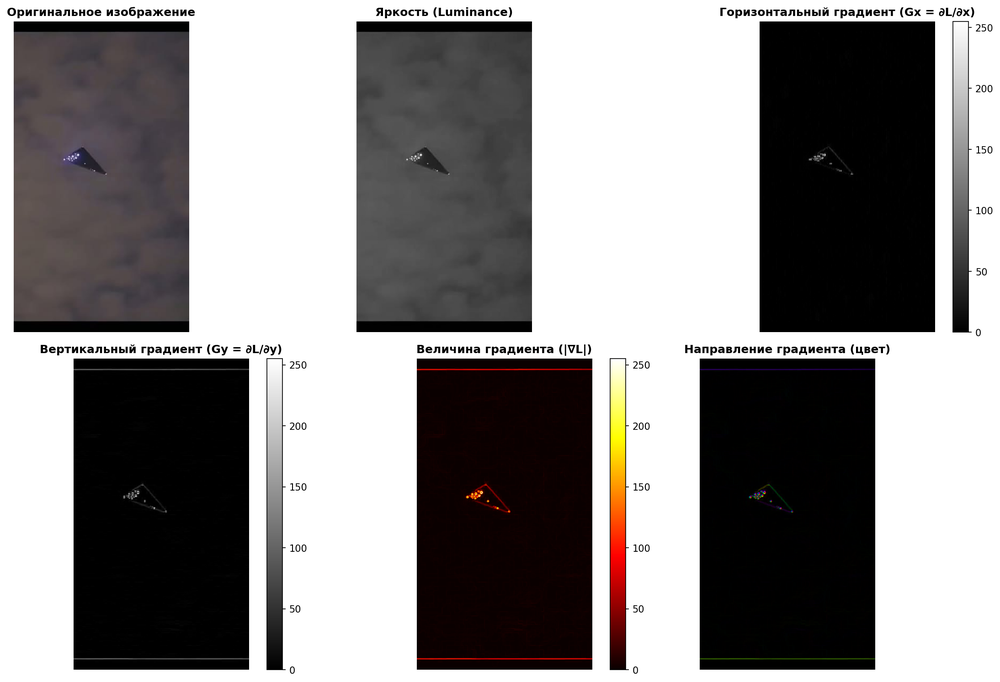
#> input picture gradient_analysis_visualization.png, 1000 x 682 px, shrunk from 2188 x 1493 before the run; its folder holds only this picture in this run
$ python visualize_gradients.py gradient_analysis_visualization.png   (older library calls are emulated)
#> lines starting #> are read from the running program, lines starting #| are printed output that depends on the picture
### face_real_fake_detector.py
"""
Face Real/Fake Detection using Gradient and Covariance Matrix Analysis

This program implements the method described in task.md to detect if a face
in an image is real or AI-generated/fake by analyzing gradient patterns
and covariance matrices.
"""

import cv2
import numpy as np
from sklearn.ensemble import RandomForestClassifier
from sklearn.model_selection import train_test_split
from sklearn.preprocessing import StandardScaler
import os
import argparse
from pathlib import Path


class FaceRealFakeDetector:
    """Detector for real vs fake faces using gradient covariance analysis."""

    def __init__(self):
        self.classifier = None
        self.scaler = StandardScaler()
        self.face_cascade = cv2.CascadeClassifier(
            cv2.data.haarcascades + 'haarcascade_frontalface_default.xml'
        )

    def rgb_to_luminance(self, image):
        """
        Convert RGB image to luminance (grayscale).

        Formula: L(x,y) = 0.2126*R + 0.7152*G + 0.0722*B
        """
        if len(image.shape) == 3:
            # Convert BGR to RGB if using OpenCV
            if image.shape[2] == 3:
                r, g, b = image[:, :, 2], image[:, :, 1], image[:, :, 0]
            else:
                r, g, b = image[:, :, 0], image[:, :, 1], image[:, :, 2]

            luminance = 0.2126 * r + 0.7152 * g + 0.0722 * b
            return luminance.astype(np.float64)
        else:
            return image.astype(np.float64)

    def compute_gradients(self, luminance):
        """
        Compute horizontal and vertical gradients.

        Returns:
            Gx: horizontal gradient (∂L/∂x)
            Gy: vertical gradient (∂L/∂y)
        """
        # Using Sobel operator for gradient computation
        Gx = cv2.Sobel(luminance, cv2.CV_64F, 1, 0, ksize=3)
        Gy = cv2.Sobel(luminance, cv2.CV_64F, 0, 1, ksize=3)

        return Gx, Gy

    def compute_covariance_matrix(self, Gx, Gy):
        """
        Compute covariance matrix from gradients.

        Steps:
        1. Create matrix M where each row is [Gx(i), Gy(i)] for pixel i
        2. Compute C = (1/N) * M^T * M

        Returns:
            covariance_matrix: 2x2 covariance matrix
            features: extracted features from covariance matrix
        """
        # Flatten gradients
        gx_flat = Gx.flatten()
        gy_flat = Gy.flatten()

        # Create matrix M: N×2 where N is number of pixels
        M = np.column_stack([gx_flat, gy_flat])

        # Remove any NaN or Inf values
        valid_mask = np.isfinite(M).all(axis=1)
        M = M[valid_mask]

        if len(M) == 0:
            return None, None

        # Compute covariance matrix: C = (1/N) * M^T * M
        N = len(M)
        C = (1.0 / N) * M.T @ M

        # Extract features from covariance matrix
        features = self.extract_features(C, M)

        return C, features

    def extract_features(self, C, M):
        """
        Extract statistical features from covariance matrix and gradient data.

        Features include:
        - Eigenvalues of covariance matrix
        - Trace and determinant
        - Gradient statistics
        - Correlation coefficient
        """
        features = []

        # Eigenvalues of covariance matrix
        eigenvals = np.linalg.eigvals(C)
        eigenvals = np.sort(eigenvals)[::-1]  # Sort descending
        features.extend(eigenvals)

        # Trace (sum of diagonal elements)
        trace = np.trace(C)
        features.append(trace)

        # Determinant
        det = np.linalg.det(C)
        features.append(det)

        # Condition number (ratio of largest to smallest eigenvalue)
        if eigenvals[1] > 0:
            condition_num = eigenvals[0] / eigenvals[1]
        else:
            condition_num = 0
        features.append(condition_num)

        # Gradient statistics
        gx_flat = M[:, 0]
        gy_flat = M[:, 1]

        features.append(np.mean(np.abs(gx_flat)))
        features.append(np.mean(np.abs(gy_flat)))
        features.append(np.std(gx_flat))
        features.append(np.std(gy_flat))

        # Correlation coefficient
        if np.std(gx_flat) > 0 and np.std(gy_flat) > 0:
            correlation = np.corrcoef(gx_flat, gy_flat)[0, 1]
        else:
            correlation = 0
        features.append(correlation)

        # Additional gradient magnitude statistics
        gradient_magnitude = np.sqrt(gx_flat**2 + gy_flat**2)
        features.append(np.mean(gradient_magnitude))
        features.append(np.std(gradient_magnitude))
        features.append(np.percentile(gradient_magnitude, 95))

        return np.array(features)

    def detect_face(self, image):
        """Detect face in image using Haar Cascade."""
        gray = cv2.cvtColor(image, cv2.COLOR_BGR2GRAY) if len(image.shape) == 3 else image
        faces = self.face_cascade.detectMultiScale(
            gray,
            scaleFactor=1.1,
            minNeighbors=5,
            minSize=(30, 30)
        )
        return faces

    # [235 lines left out: functions analyze_image, train, main, not called in this run]


# [2 lines that do not run on import are left out]

### visualize_gradients.py
"""
Gradient visualization for real/fake image analysis
"""

import sys
import io
# Fix encoding for Windows
if sys.platform == 'win32':
    sys.stdout = io.TextIOWrapper(sys.stdout.buffer, encoding='utf-8')

import cv2
import numpy as np
import matplotlib.pyplot as plt
from matplotlib import cm
from face_real_fake_detector import FaceRealFakeDetector

def visualize_gradients(image_path, output_prefix="gradient_analysis", show_plot=True):
    """
    Creates gradient visualization of an image.

    Args:
        image_path: Path to image file
        output_prefix: Prefix for output files
    """
#> called with image_path = 'gradient_analysis_visualization.png', output_prefix = 'gradient_analysis', show_plot = True
    print("Loading image...")
    image = cv2.imread(image_path)
#> image is the input picture: shape (682, 1000, 3); mean B, G, R 138.2, 138.5, 140.9
    if image is None:
        print(f"Error: Could not load image {image_path}")
        return

    detector = FaceRealFakeDetector()

    # Try to find face
    faces = detector.detect_face(image)
#> in detect_face, `faces = self.face_cascade.detectMultiScale( gray, scaleFactor=1.1, min..`: faces = ()
#> faces = ()
    if len(faces) > 0:
        print(f"Faces detected: {len(faces)}")
        # Use largest face
        x, y, w, h = max(faces, key=lambda f: f[2] * f[3])
        margin = int(min(w, h) * 0.2)
        x = max(0, x - margin)
        y = max(0, y - margin)
        w = min(image.shape[1] - x, w + 2 * margin)
        h = min(image.shape[0] - y, h + 2 * margin)
        roi = image[y:y+h, x:x+w]
        print(f"Face region: {w}x{h} pixels")
    else:
        print("No face detected, analyzing entire image")
        roi = image

    # Convert to luminance
    print("Computing luminance...")
    luminance = detector.rgb_to_luminance(roi)

    # Compute gradients
    print("Computing gradients...")
    Gx, Gy = detector.compute_gradients(luminance)

    # Compute gradient magnitude
    gradient_magnitude = np.sqrt(Gx**2 + Gy**2)

    # Normalize for visualization
    def normalize_for_display(img):
        """Normalizes image for display (0-255)"""
        img_abs = np.abs(img)
        if img_abs.max() > 0:
            normalized = (img_abs / img_abs.max() * 255).astype(np.uint8)
        else:
            normalized = np.zeros_like(img, dtype=np.uint8)
        return normalized

    Gx_display = normalize_for_display(Gx)
    Gy_display = normalize_for_display(Gy)
    magnitude_display = normalize_for_display(gradient_magnitude)

    # Create figure with multiple subplots
    fig = plt.figure(figsize=(16, 10))

    # 1. Original image
    ax1 = plt.subplot(2, 3, 1)
    if len(roi.shape) == 3:
        display_img = cv2.cvtColor(roi, cv2.COLOR_BGR2RGB)
    else:
        display_img = roi
    ax1.imshow(display_img)
    ax1.set_title('Original Image', fontsize=12, fontweight='bold')
    ax1.axis('off')

    # 2. Luminance
    ax2 = plt.subplot(2, 3, 2)
    ax2.imshow(luminance, cmap='gray')
    ax2.set_title('Luminance', fontsize=12, fontweight='bold')
    ax2.axis('off')

    # 3. Horizontal gradient (Gx)
    ax3 = plt.subplot(2, 3, 3)
    im3 = ax3.imshow(Gx_display, cmap='gray')
    ax3.set_title('Horizontal Gradient (Gx = ∂L/∂x)', fontsize=12, fontweight='bold')
    ax3.axis('off')
    plt.colorbar(im3, ax=ax3, fraction=0.046)

    # 4. Vertical gradient (Gy)
    ax4 = plt.subplot(2, 3, 4)
    im4 = ax4.imshow(Gy_display, cmap='gray')
    ax4.set_title('Vertical Gradient (Gy = ∂L/∂y)', fontsize=12, fontweight='bold')
    ax4.axis('off')
    plt.colorbar(im4, ax=ax4, fraction=0.046)

    # 5. Gradient magnitude
    ax5 = plt.subplot(2, 3, 5)
    im5 = ax5.imshow(magnitude_display, cmap='hot')
    ax5.set_title('Gradient Magnitude (|∇L|)', fontsize=12, fontweight='bold')
    ax5.axis('off')
    plt.colorbar(im5, ax=ax5, fraction=0.046)

    # 6. Combined visualization (color-coded direction)
    ax6 = plt.subplot(2, 3, 6)
    # Compute gradient direction
    gradient_direction = np.arctan2(Gy, Gx)
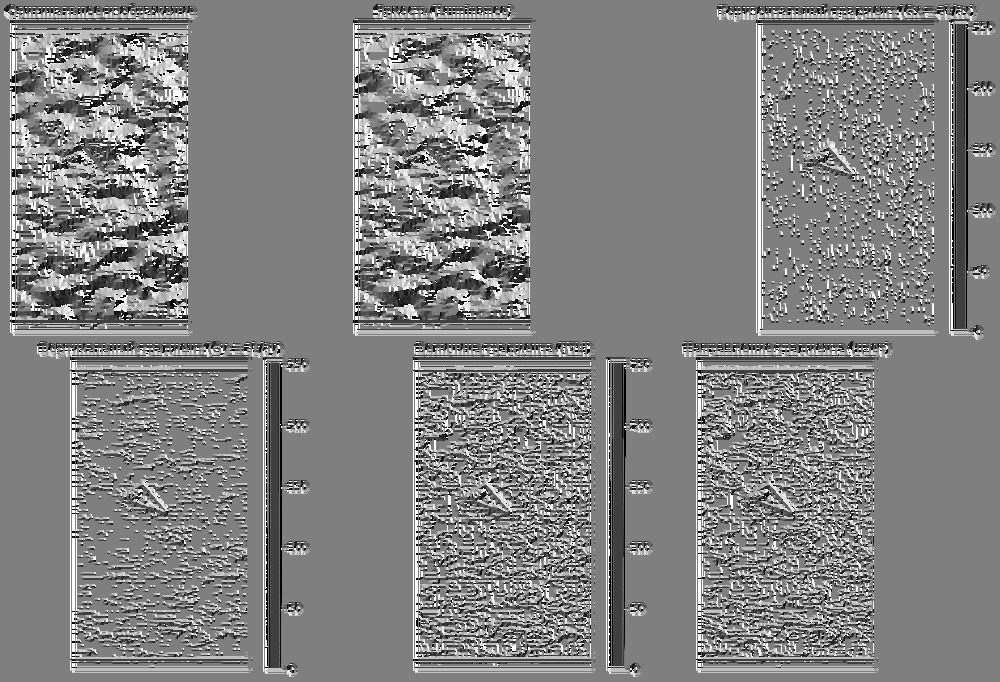
#> gradient_direction: shape (682, 1000) float64; min -3.14, max 3.14, mean 0.0712; drawn with min black and max white
    # Normalize direction for visualization
    direction_normalized = (gradient_direction + np.pi) / (2 * np.pi)  # 0-1
    magnitude_normalized = gradient_magnitude / gradient_magnitude.max() if gradient_magnitude.max() > 0 else gradient_magnitude

    # Create HSV image: Hue = direction, Value = magnitude
    hsv = np.zeros((*gradient_direction.shape, 3))
    hsv[:, :, 0] = direction_normalized  # Hue (direction)
    hsv[:, :, 1] = 1.0  # Saturation
    hsv[:, :, 2] = magnitude_normalized  # Value (magnitude)
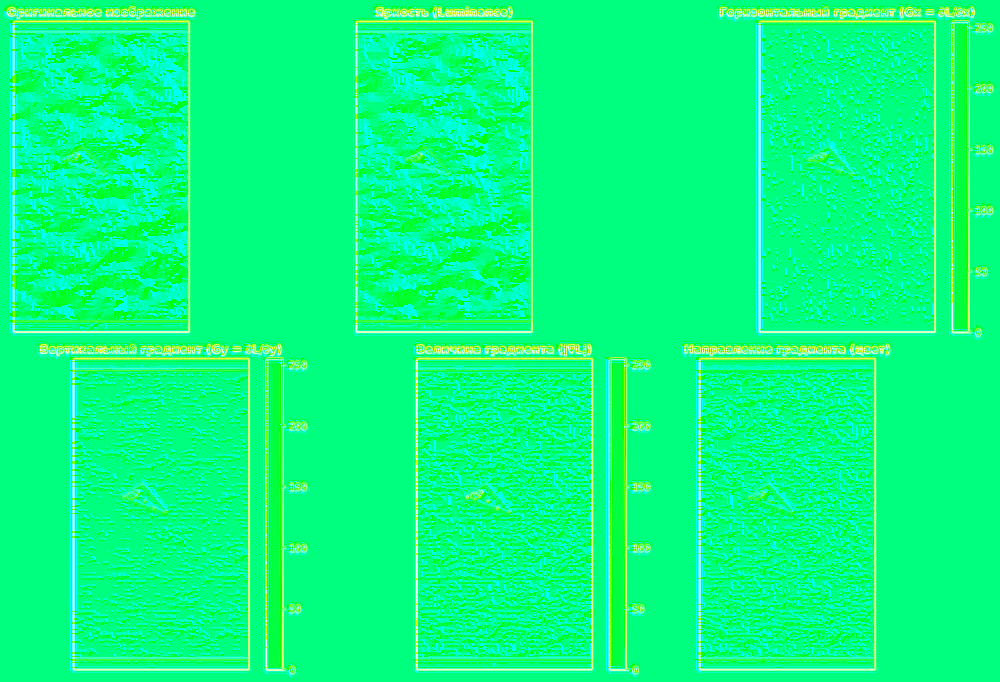
#> hsv: shape (682, 1000, 3) float64; mean of channels 0, 1, 2 0.511, 1, 0.033; drawn as B, G, R

    rgb_direction = cm.hsv(hsv[:, :, 0])[:, :, :3]
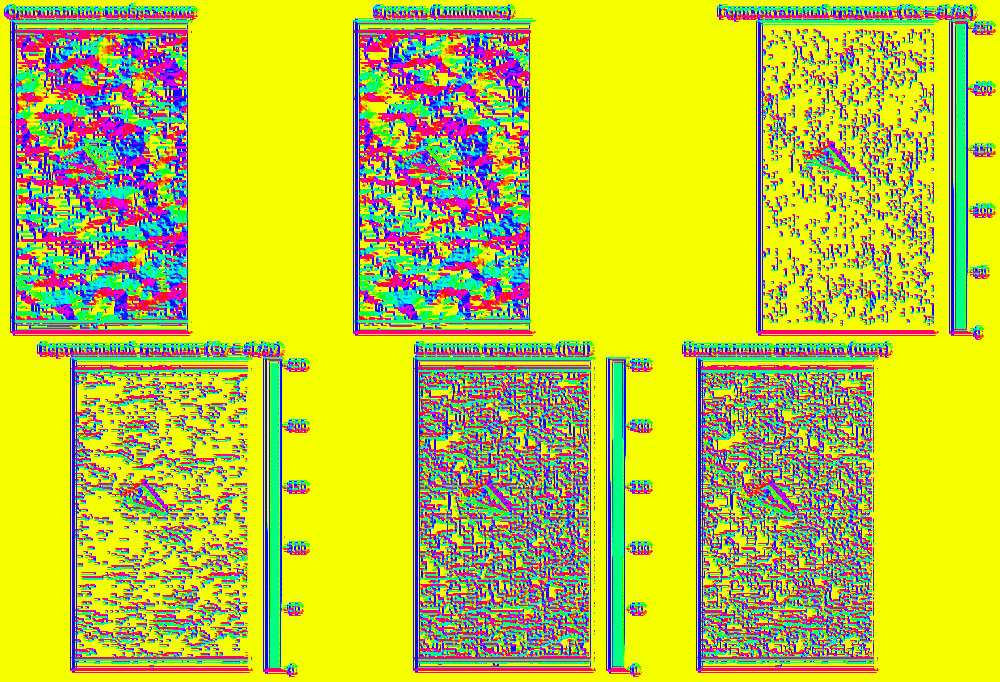
#> rgb_direction: shape (682, 1000, 3) float64; mean of channels 0, 1, 2 0.223, 0.785, 0.755; drawn as B, G, R
    rgb_direction = rgb_direction * magnitude_normalized[:, :, np.newaxis]
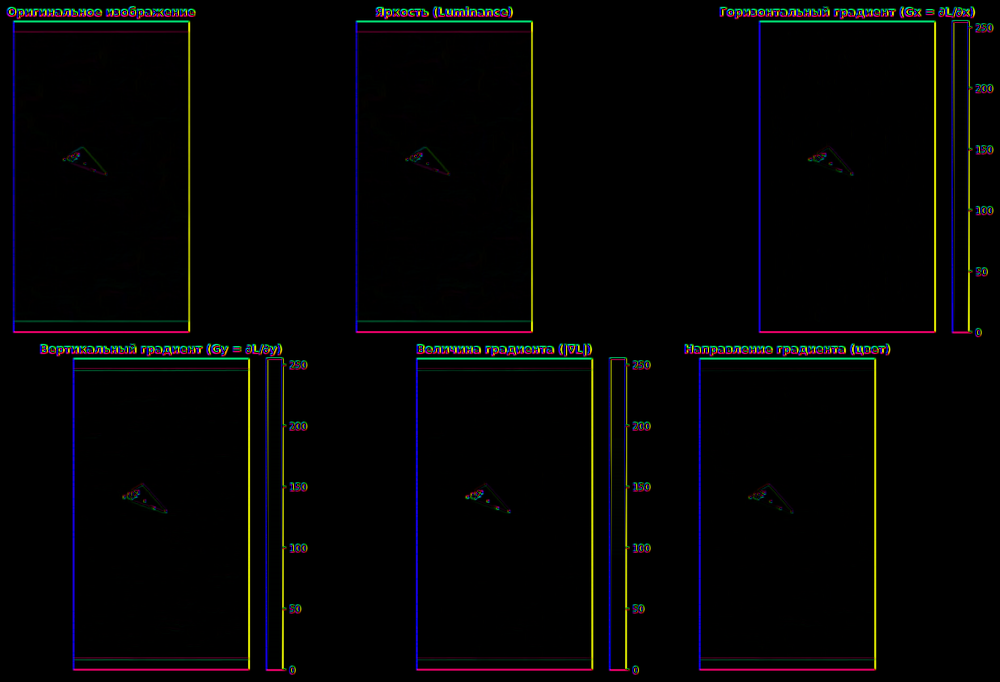
#> rgb_direction: shape (682, 1000, 3) float64; mean of channels 0, 1, 2 0.0163, 0.0165, 0.0167; drawn as B, G, R

    ax6.imshow(rgb_direction)
    ax6.set_title('Gradient Direction (color)', fontsize=12, fontweight='bold')
    ax6.axis('off')

    plt.tight_layout()

    # Save figure
    output_file = f"{output_prefix}_visualization.png"
    plt.savefig(output_file, dpi=150, bbox_inches='tight')
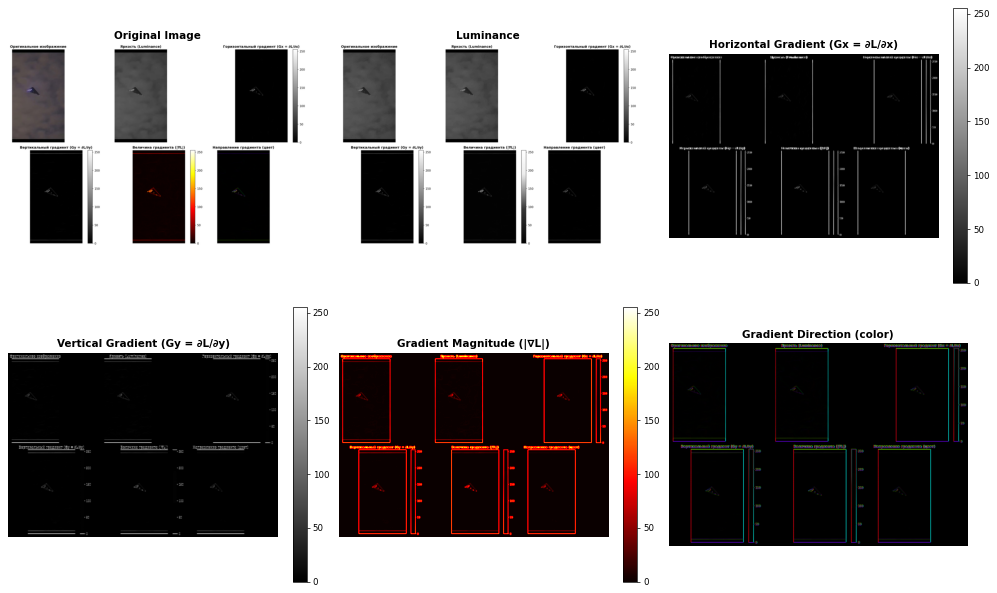
#> figure drawn by matplotlib, 9 panels
    print(f"\nVisualization saved: {output_file}")

    # Create separate files for each gradient
    cv2.imwrite(f"{output_prefix}_luminance.png", luminance.astype(np.uint8))
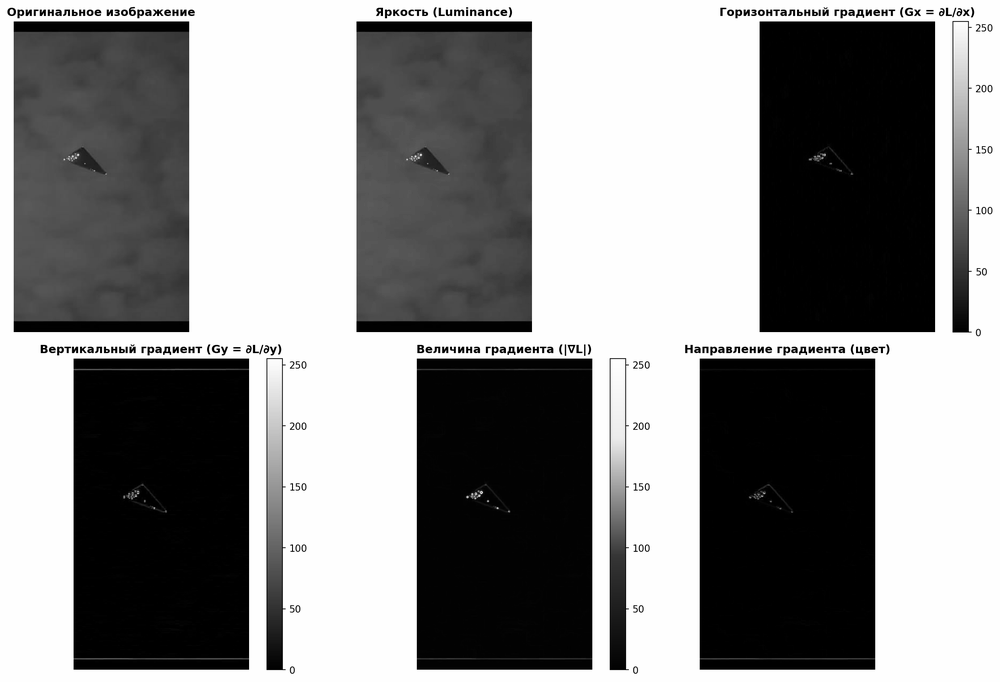
#> saved as gradient_analysis_luminance.png: shape (682, 1000); min 0, max 254, mean 138.4
    cv2.imwrite(f"{output_prefix}_gradient_x.png", Gx_display)
    cv2.imwrite(f"{output_prefix}_gradient_y.png", Gy_display)
    cv2.imwrite(f"{output_prefix}_gradient_magnitude.png", magnitude_display)

    print(f"Separate images saved:")
    print(f"  - {output_prefix}_luminance.png")
    print(f"  - {output_prefix}_gradient_x.png")
    print(f"  - {output_prefix}_gradient_y.png")
    print(f"  - {output_prefix}_gradient_magnitude.png")

    # Statistics
    print("\n" + "="*60)
    print("GRADIENT STATISTICS:")
    print("="*60)
    print(f"Horizontal gradient (Gx):")
    print(f"  Mean: {np.mean(Gx):.2f}")
#|   Mean: -0.00
    print(f"  Standard deviation: {np.std(Gx):.2f}")
#|   Standard deviation: 125.16
    print(f"  Min/Max: {np.min(Gx):.2f} / {np.max(Gx):.2f}")
#|   Min/Max: -1020.00 / 1020.00
    print(f"\nVertical gradient (Gy):")
    print(f"  Mean: {np.mean(Gy):.2f}")
#|   Mean: -0.00
    print(f"  Standard deviation: {np.std(Gy):.2f}")
#|   Standard deviation: 94.56
    print(f"  Min/Max: {np.min(Gy):.2f} / {np.max(Gy):.2f}")
#|   Min/Max: -1020.00 / 1020.00
    print(f"\nGradient magnitude:")
    print(f"  Mean: {np.mean(gradient_magnitude):.2f}")
#|   Mean: 36.44
    print(f"  Standard deviation: {np.std(gradient_magnitude):.2f}")
#|   Standard deviation: 152.57
    print(f"  Min/Max: {np.min(gradient_magnitude):.2f} / {np.max(gradient_magnitude):.2f}")
#|   Min/Max: 0.00 / 1104.84

    # Compute covariance matrix for additional information
    C, features = detector.compute_covariance_matrix(Gx, Gy)
#> in compute_covariance_matrix, `M = np.column_stack([gx_flat, gy_flat])`: M = 682000 pairs, first value -1020 to 1020, second value -1020 to 1020
#> in compute_covariance_matrix, `N = len(M)`: N = 682000
#> in compute_covariance_matrix, `C = (1.0 / N) * M.T @ M`: C = [[15664.7, 19.48], [19.48, 8941.5]]
#> in extract_features, `eigenvals = np.linalg.eigvals(C)`: eigenvals = [15664.8, 8941.5]
#> in extract_features, `trace = np.trace(C)`: trace = 24606.2
#> in extract_features, `det = np.linalg.det(C)`: det = 140065732.1
#> in extract_features, `condition_num = eigenvals[0] / eigenvals[1]`: condition_num = 1.75
#> in extract_features, `correlation = np.corrcoef(gx_flat, gy_flat)[0, 1]`: correlation = 0.00165
#> in compute_covariance_matrix, `features = self.extract_features(C, M)`: features = [15664.8, 8941.5, 24606.2, 140065732.1, 1.75, 23.92, 15.8, 125.2, 94.56, 0.00165, 36.44, 152.6, 223.5]
#> C = [[15664.7, 19.48], [19.48, 8941.5]]
    if C is not None:
        print(f"\nCovariance matrix:")
        print(f"  [{C[0,0]:.2f}  {C[0,1]:.2f}]")
#|   [15664.71  19.48]
        print(f"  [{C[1,0]:.2f}  {C[1,1]:.2f}]")
#|   [19.48  8941.51]
        eigenvals = np.linalg.eigvals(C)
#> eigenvals = [15664.8, 8941.5]
        eigenvals = np.sort(eigenvals)[::-1]
        print(f"  Eigenvalues: [{eigenvals[0]:.2f}, {eigenvals[1]:.2f}]")
#|   Eigenvalues: [15664.77, 8941.45]

    if show_plot:
        plt.show()
    else:
        plt.close(fig)

    return fig

if __name__ == '__main__':
    import argparse

    parser = argparse.ArgumentParser(description='Gradient visualization for images')
    parser.add_argument('image_path', type=str, help='Path to image file')
    parser.add_argument('--output', type=str, default='gradient_analysis',
                       help='Prefix for output files')
    parser.add_argument('--no-show', action='store_true',
                       help='Do not show window, only save files')

    args = parser.parse_args()

    visualize_gradients(args.image_path, args.output, show_plot=not args.no_show)
